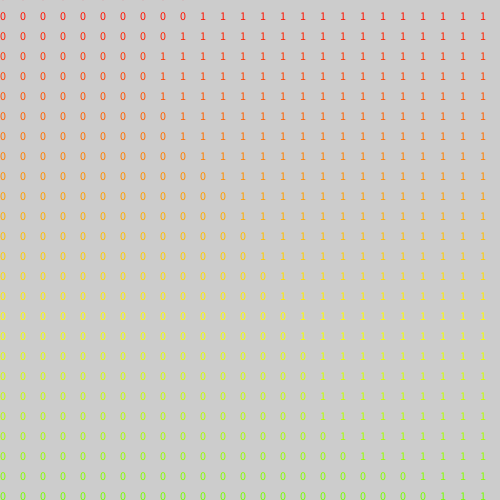
Frame 1 (no input)
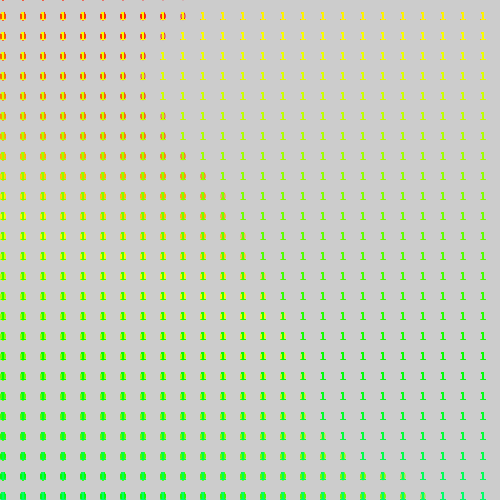
Frame 60 (the mouse pressed at the canvas centre just before this capture)
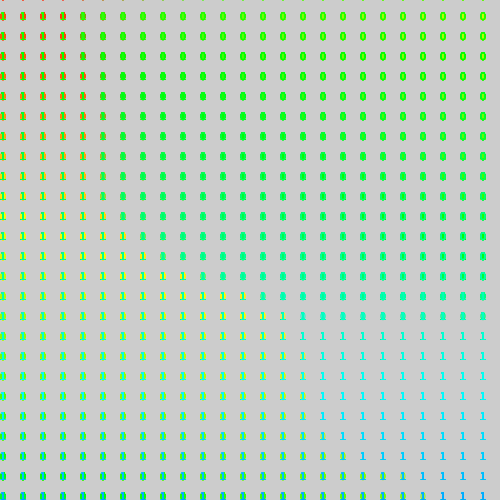
Frame 120 (the mouse held since frame 60 and released just before this capture)

The Processing sketch that drew these frames (run headless with seeded random() and noise(); from frame 60 on, the mouse is pressed at the canvas centre):

// Processing sketch: HSBNoise
// ── HSBNoise.pde
int c,f;
public void setup(){
  size(500,500);
  colorMode(HSB,99);
}
public void draw(){f++;
  clear();
  for (int i=0;i<99;i++){
    for(int j=0;j<99;j++,c=0){
      fill((j+f/4f)%99,99,99);
      float r=noise((i+f/2f)/40f,j/40f);
      if(r<.5)c=1;
      text(c,i*20,j*20);}}}
      
//Never use frameCount, make int f instead, saves chars
//Use for loop to reset vars
//if using color mode, use 99, saves chars
//text gets you shapes with strokes and no fills (but uses fill color)
